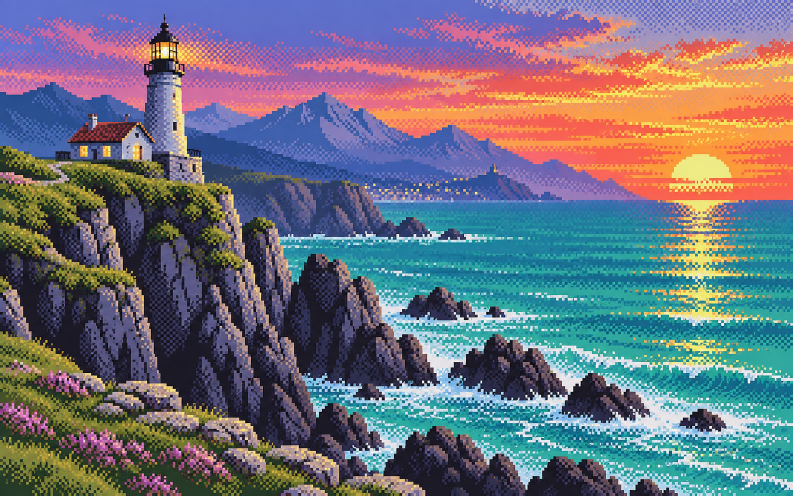
#> input picture wipe/assets/coast.png, 1586 x 992 px (shown at 1/2 size); its folder holds 4 pictures in this run
$ python prepare_assets.py
#> lines starting #> are read from the running program, lines starting #| are printed output that depends on the picture
### tools/abc2_assets.py
"""Offline ABC2 conversion: original RGB -> one STE palette, no dithering.
ABC2 defaults to a black entry 0; callers may reserve semantic colours.
The emitted palette and Atari bitplanes are decoded and verified against
ABC2's RGB444 preview before they are used by any example.
"""
from pathlib import Path
from PIL import Image
import hashlib,json,os,struct,subprocess,tempfile
ROOT=Path(__file__).resolve().parents[1]
def rgb(word):
    return tuple(((((word>>s)&7)<<1)|(((word>>s)>>3)&1))*17 for s in (8,4,0))
# [8 lines left out: function pack, not called in this run]
def convert(image,planes=4,locks=None):
    image=image.convert('RGB');w,h=image.size;assert w%16==0
    exe=Path(os.environ.get('ABC2',str(ROOT.parent/'abc/abc2'))).resolve()
    if not exe.is_file():raise FileNotFoundError('Build abc/abc2 or set ABC2 to the executable')
    with tempfile.TemporaryDirectory(prefix='godlib-abc2-') as td:
        td=Path(td);image.save(td/'source.png')
        args=[str(exe),'source.png','-bpc',str(planes),'-atari','-ste','-quantize','-cpu']
        for index,colour in sorted((locks or {}).items()):args+=['-forcecolor',str(index),f'{colour:03x}']
        args+=['-b','image.gfx','-p','image.pal','-preview','preview.png']
        done=subprocess.run(args,cwd=td,text=True,stdout=subprocess.PIPE,stderr=subprocess.STDOUT)
        if done.returncode:raise RuntimeError(done.stdout)
        raw=(td/'image.gfx').read_bytes();pal=(td/'image.pal').read_bytes()
        assert len(raw)==w*h*planes//8 and len(pal)==2*(1<<planes)
        words=list(struct.unpack('>'+str(1<<planes)+'H',pal));assert all(v<=0xfff for v in words)
        indices=[]
        for y in range(h):
            for x in range(0,w,16):
                values=struct.unpack_from('>'+str(planes)+'H',raw,(y*w//16+x//16)*planes*2)
                indices.extend(sum(((values[p]>>(15-i))&1)<<p for p in range(planes)) for i in range(16))
        preview=Image.new('RGB',(w,h));palette=[rgb(v) for v in words]
        preview.putdata([palette[i] for i in indices])
        assert preview.tobytes()==Image.open(td/'preview.png').convert('RGB').tobytes()
        assert raw==pack(indices,w,h,planes)
        meta={'converter':done.stdout.splitlines()[0],'arguments':args[1:],'source_rgb_sha256':hashlib.sha256(image.tobytes()).hexdigest(),'size':[w,h],'planes':planes,'gamut':'STE RGB444 / 4096 colours','dithering':False,'palette_words':[hex(v) for v in words],'used_colours':len(set(indices)),'all_exported_pixels_verified':True}
        return words,indices,preview,meta

def save(image,output,preview,planes=4,locks=None,header=True):
    words,indices,im,meta=convert(image,planes,locks)
    payload=pack(indices,*image.size,4)
    palette=struct.pack('>16H',*(words+[0]*(16-len(words))))
    data=(b'\0\0' if header else b'')+palette+payload
    Path(output).write_bytes(data);im.save(preview)
    Path(str(preview)+'.json').write_text(json.dumps(meta,indent=2)+'\n')
    return words,indices

### wipe/prepare_assets.py
"""ABC2 RGB artwork -> individual-palette STE PI1 files, no dithering."""
from pathlib import Path
import sys
from PIL import Image
ROOT=Path(__file__).resolve().parent
sys.path.insert(0,str(ROOT.parent/'tools'))
from abc2_assets import save
for name in (sys.argv[1:] or ('coast','space','forest')):
    image=Image.open(ROOT/'assets'/f'{name}.png').convert('RGB').resize((320,200),Image.Resampling.LANCZOS)
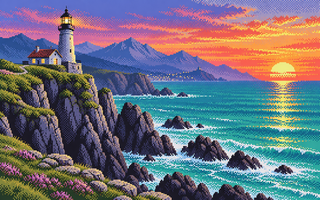
#> image: PIL image 320x200 RGB; mean R, G, B 110.7, 112.5, 124.8
    save(image,ROOT/f'{name.upper()}.PI1',ROOT/'assets'/f'{name}-st.png',locks={15:0xfff})
#> (the run stopped early here; a loop or call above may not have finished)
